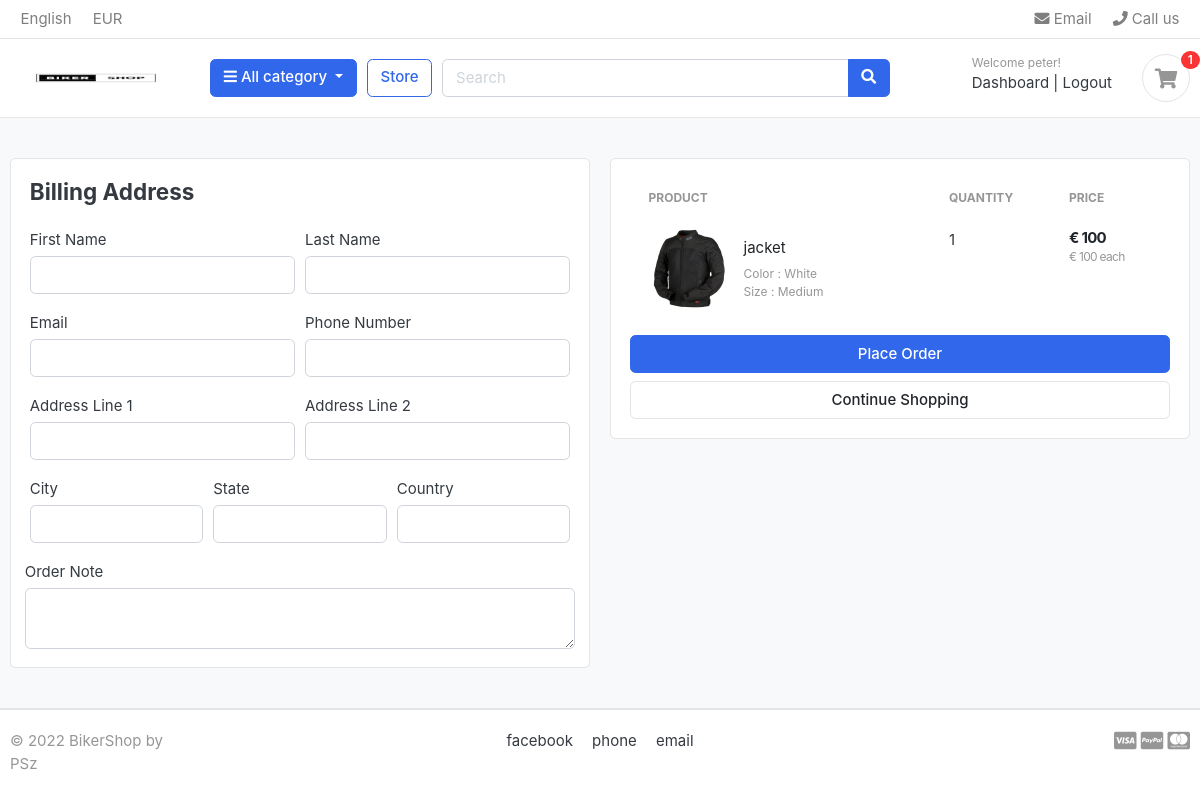
Page /cart/checkout/ (signed in) on the earlier database version.
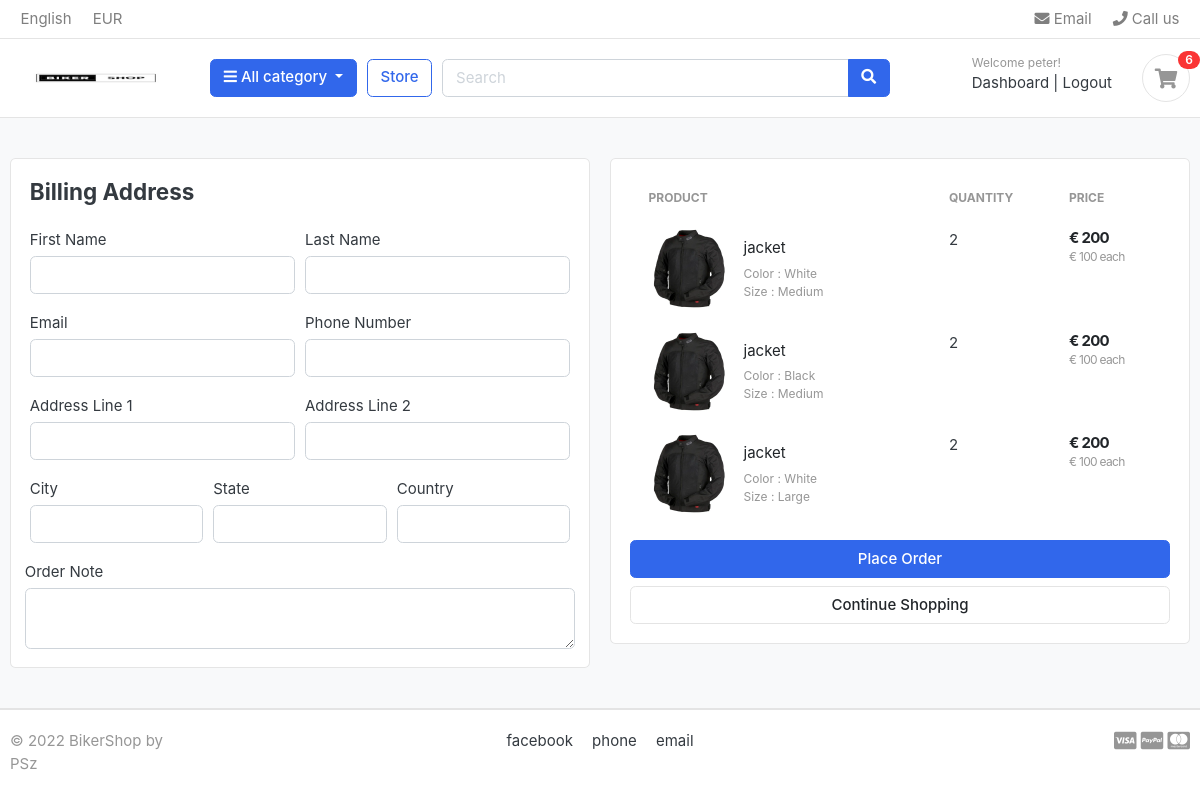
Same page on the later database version.
### carts/models.py (models this page shows, shortened)
class CartItem(models.Model):
    user = models.ForeignKey(Account, on_delete=models.CASCADE, null=True)
    product = models.ForeignKey(Product, on_delete=models.CASCADE)
    variations = models.ManyToManyField(Variation, blank=True)
    cart    = models.ForeignKey(Cart, on_delete=models.CASCADE, null=True)
    quantity = models.IntegerField()
    is_active = models.BooleanField(default=True)
    def sub_total(self):
        return self.product.price * self.quantity

### store/models.py (models this page shows, shortened)
class Product(models.Model):
    product_name    = models.CharField(max_length=200, unique=True)
    slug            = models.SlugField(max_length=200, unique=True)
    description     = models.TextField(max_length=500, blank=True)
    price           = models.IntegerField()
    images          = models.ImageField(upload_to='photos/products')
    stock           = models.IntegerField()
    is_available    = models.BooleanField(default=True)
    category        = models.ForeignKey(Category, on_delete=models.CASCADE)
    created_date    = models.DateTimeField(auto_now_add=True)
    modified_date   = models.DateTimeField(auto_now=True)
    def get_url(self):
        return reverse('product_detail', args=[self.category.slug, self.slug])

class Variation(models.Model):
    product = models.ForeignKey(Product, on_delete=models.CASCADE)
    variation_category = models.CharField(max_length=100, choices=variation_category_choice)
    variation_value     = models.CharField(max_length=100)
    is_active           = models.BooleanField(default=True)
    created_date        = models.DateTimeField(auto_now=True)
    objects = VariationManager()

### carts/views.py (the view)
# urls.py: path('checkout/', views.checkout, name='checkout'),
@login_required(login_url='login')
def checkout(request, total=0, quantity=0, cart_items=None):
    try:
        tax = 0
        grand_total = 0
        if request.user.is_authenticated:
            cart_items = CartItem.objects.filter(user=request.user, is_active=True)
        else:
            cart = Cart.objects.get(cart_id=_cart_id(request))
            cart_items = CartItem.objects.filter(cart=cart, is_active=True)
        for cart_item in cart_items:
            total += (cart_item.product.price * cart_item.quantity)
            quantity += cart_item.quantity
        shipping = (1 * total)/100
        grand_total = total + shipping
    except ObjectDoesNotExist:
        pass #just ignore
    context = {
        'total': total,
        'quantity': quantity,
        'cart_items': cart_items,
        'shipping': shipping,
        'grand_total': grand_total,
    }
    return render(request, 'store/checkout.html', context)

### carts/context_processors.py (called while the page is built)
def counter(request):
    cart_count = 0
    if 'admin' in request.path:
        return {}
    else:
        try:
            cart = Cart.objects.filter(cart_id=_cart_id(request))
            if request.user.is_authenticated:
                cart_items = CartItem.objects.all().filter(user=request.user)
            else:
                cart_items = CartItem.objects.all().filter(cart=cart[:1])
            for cart_item in cart_items:
                cart_count += cart_item.quantity
        except Cart.DoesNotExist:
            cart_count = 0
    return dict(cart_count=cart_count)

### carts/views.py (called while the page is built)
def _cart_id(request):
    cart = request.session.session_key
    if not cart:
        cart = request.session.create()
    return cart

### category/context_processors.py (called while the page is built)
def menu_links(request):
    links = Category.objects.all()
    return dict(links=links)

### category/models.py (called while the page is built)
    def get_url(self):
        return reverse('products_by_category', args=[self.slug])

### templates/store/checkout.html (shortened to what this page needs)
{% extends 'base.html' %}
{% load static %}
{% block content %}
<section class="section-content padding-y bg">
<div class="container">
<div class="row">
	<aside class="col-lg-6">
<div class="card">
  <div class="card-body">
    <h4 class="card-title mb-4">Billing Address</h4>
    <form action="{% url 'place_order' %}" method="POST">
      <div class="form-row">
        <div class="col form-group">
          <label for="">First Name</label>
          <input type="text" name="first_name" class="form-control" required>
        </div>
        <div class="col form-group">
          <label for="">Last Name</label>
          <input type="text" name="last_name" class="form-control" required>
        </div>
      </div>
      <div class="form-row">
        <div class="col form-group">
          <label for="">Email</label>
          <input type="email" name="email" class="form-control" required>
        </div>
        <div class="col form-group">
          <label for="">Phone Number</label>
          <input type="text" name="phone" class="form-control" required>
        </div>
      </div>
      <div class="form-row">
        <div class="col form-group">
          <label for="">Address Line 1</label>
          <input type="text" name="address_line_1" class="form-control" required>
        </div>
        <div class="col form-group">
          <label for="">Address Line 2</label>
          <input type="text" name="address_line_2" class="form-control">
        </div>
      </div>
      <div class="form-row">
        <div class="col form-group">
          <label for="">City</label>
          <input type="text" name="city" class="form-control" required>
        </div>
        <div class="col form-group">
          <label for="">State</label>
          <input type="text" name="state" class="form-control" required>
        </div>
        <div class="col form-group">
          <label for="">Country</label>
          <input type="text" name="country" class="form-control" required>
        </div>
        </div>
        <div class="form-row">
          <label for="">Order Note</label>
          <textarea name="order_note" rows="2" class="form-control"></textarea>
        </div>
  </div>
</div>
	</aside>
	<aside class="col-lg-6">
		<div class="card">
		<div class="card-body">
      <table class="table table-borderless table-shopping-cart">
      <thead class="text-muted">
      <tr class="small text-uppercase">
        <th scope="col">Product</th>
        <th scope="col" width="120">Quantity</th>
        <th scope="col" width="120">Price</th>
      </tr>
      </thead>
      <tbody>
      {% for cart_item in cart_items %}
      <tr>
      	<td>
      		<figure class="itemside align-items-center">
      			<div class="aside"><img src="{{ cart_item.product.images.url }}" class="img-sm"></div>
      			<figcaption class="info">
      				<a href="{{ cart_item.product.get_url }}" class="title text-dark">{{ cart_item.product.product_name }}</a>
      				<p class="text-muted small">
      					{% if cart_item.variations.all %}
      						{% for item in cart_item.variations.all %}
      							{{ item.variation_category | capfirst }} : {{ item.variation_value | capfirst }} <br>
      						{% endfor %}
      					{% endif %}
      				</p>
      			</figcaption>
      		</figure>
      	</td>
      	<td>
      				<label for="">{{cart_item.quantity}}</label>
      	</td>
      	<td>
      		<div class="price-wrap">
      			<var class="price">€ {{ cart_item.sub_total }}</var>
      			<small class="text-muted"> € {{ cart_item.product.price }} each </small>
      		</div>
      	</td>
      </tr>
      {% endfor %}
      </tbody>
      </table>
      <button type="submit" name="submit" class="btn btn-primary btn-block">Place Order</button>
			<a href="{% url 'store' %}" class="btn btn-light btn-block">Continue Shopping</a>
		</div>
		</div>
</aside>
</div>
</div>
</section>
{% endblock %}

### templates/includes/navbar.html (shortened to what this page needs)
{% load static %}
<header class="section-header">
    <nav class="navbar p-md-0 navbar-expand-sm navbar-light border-bottom">
    <div class="container">
      <div class="collapse navbar-collapse" id="navbarTop4">
        <ul class="navbar-nav mr-auto">
            <li class="nav-item dropdown">
                 <a href="#" class="nav-link">   English </a>
            </li>
            <li class="nav-item dropdown">
                <a href="#" class="nav-link"> EUR </a>
            </li>
        </ul>
        <ul class="navbar-nav">
            <li><a href="#" class="nav-link"> <i class="fa fa-envelope"></i> Email </a></li>
            <li><a href="#" class="nav-link"> <i class="fa fa-phone"></i> Call us </a></li>
        </ul>
      </div>
    </div>
    </nav>
    <section class="header-main border-bottom">
        <div class="container">
    <div class="row align-items-center">
        <div class="col-lg-2 col-md-3 col-6">
            <a href="{% url 'store' %}" class="brand-wrap">
                <img class="logo" src="{% static './images/logo.png' %}">
            </a>
        </div>
        <div class="col-lg col-sm col-md col-6 flex-grow-0">
            <div class="category-wrap dropdown d-inline-block float-right">
                <button type="button" class="btn btn-primary dropdown-toggle" data-toggle="dropdown">
                    <i class="fa fa-bars"></i> All category
                </button>
            </div>
        </div>
        <a href="{% url 'store' %}" class="btn btn-outline-primary">Store</a>
        <div class="col-lg  col-md-6 col-sm-12 col">
            <form action="{% url 'search' %}" class="search" method='GET'>
                <div class="input-group w-100">
                    <input type="text" class="form-control" style="width:60%;" placeholder="Search" name="keyword">
                    <div class="input-group-append">
                      <button class="btn btn-primary" type="submit">
                        <i class="fa fa-search"></i>
                      </button>
                    </div>
                </div>
            </form>
        </div>
        <div class="col-lg-3 col-sm-6 col-8 order-2 order-lg-3">
                    <div class="d-flex justify-content-end mb-3 mb-lg-0">
                        {% if user.id is None %}
                        <div class="widget-header">
                            <small class="title text-muted">Welcome guest!</small>
                            <div>
                                <a href="{% url 'login' %}">Sign in</a> <span class="dark-transp"> | </span>
                                <a href="{% url 'register' %}"> Register</a>
                            </div>
                        </div>
                        {% else %}
                        <div class="widget-header">
                            <small class="title text-muted">Welcome {{user.first_name}}!</small>
                            <div>
                                <a href="{% url 'dashboard' %}">Dashboard</a> <span class="dark-transp"> | </span>
                                <a href="{% url 'logout' %}">Logout</a>
                            </div>
                        </div>
                        {% endif %}
                        <a href="{% url 'cart' %}" class="widget-header pl-3 ml-3">
                            <div class="icon icon-sm rounded-circle border"><i class="fa fa-shopping-cart"></i></div>
                            <span class="badge badge-pill badge-danger notify">{{ cart_count }}</span>
                        </a>
                    </div>
                </div>
    </div>
        </div>
    </section>
</header>

Differences in the rows shown:
changed CartItem (number 1 of 3 on the later page): quantity "1" → "2"; sub_total "100" → "200"
added CartItem: product.images (picture), product.product_name "jacket", quantity "2", sub_total "200", product.price "100", Variation (variation_category "Size", variation_value "Medium")
now on this page (row unchanged): Variation: variation_category "Color", variation_value "Black", shown under "jacket"
added CartItem: product.images (picture), product.product_name "jacket", quantity "2", sub_total "200", product.price "100", Variation (variation_category "Color", variation_value "White")
now on this page (row unchanged): Variation: variation_category "Size", variation_value "Large", shown under "jacket"
Other differences:
{{ cart_count }}: "1" → "6"
